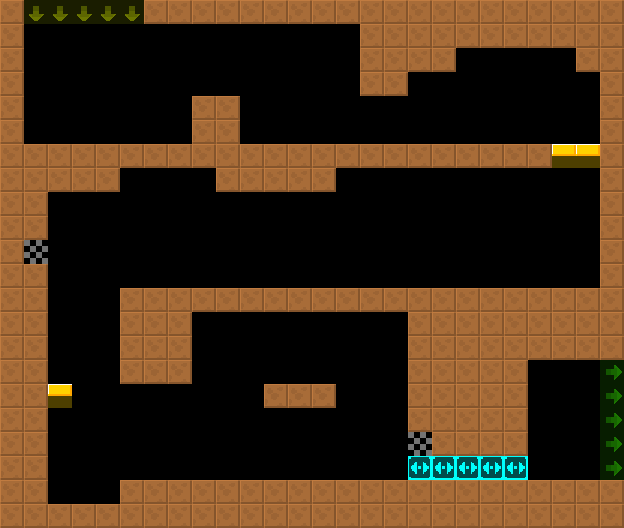

This game map was drawn from its Tiled (.tmx) file and the tilesets committed beside it. A one-line description and the trimmed map source follow:
An orthogonal 26x22 tile map with 24x24 px tiles, 2 tile layers (col, lnk), 2 tilesets and 11 objects (5x RetractableSpikes, 2x Spikes, 2x Shooter, 2x RotatingBall).

<map version="1.4" tiledversion="1.4.2" orientation="orthogonal" renderorder="right-down" width="26" height="22" tilewidth="24" tileheight="24" infinite="0" nextlayerid="4" nextobjectid="8">
 <tileset firstgid="6" source="../../lnk.tsx" />
 <tileset firstgid="1" source="../../col.tsx" />
 <layer id="1" name="col" width="26" height="22">
  <data>[572 cells, 243 non-empty, 4 distinct tile ids]</data>
 </layer>
 <layer id="2" name="lnk" width="26" height="22" opacity="0.5">
  <data>[572 cells, 10 non-empty, 2 distinct tile ids]</data>
 </layer>
 <objectgroup id="3" name="markers" opacity="0.5">
  <object id="1" name="RetractableSpikes" type="RetractableSpikes" x="192" y="72" width="48" height="24">
   <properties>
    <property name="yr" value="0" />
    <property name="xr" value="0" />
   </properties>
  </object>
  <object id="2" name="Spikes" type="Spikes" x="360" y="96" width="48" height="24">
   <properties>
    <property name="yr" value="0" />
    <property name="xr" value="0" />
   </properties>
  </object>
  <object id="3" name="RetractableSpikes" type="RetractableSpikes" x="24" y="120" width="168" height="24">
   <properties>
    <property name="yr" value="0" />
    <property name="xr" value="0" />
   </properties>
  </object>
  <object id="4" name="RetractableSpikes" type="RetractableSpikes" x="240" y="120" width="312" height="24">
   <properties>
    <property name="yr" value="0" />
    <property name="xr" value="0" />
   </properties>
  </object>
  <object id="5" name="Shooter" type="Shooter" x="24" y="240" width="24" height="24">
   <properties>
    <property name="yr" value="0" />
    <property name="xr" value="0" />
    <property name="customId" value="right_3" />
   </properties>
  </object>
  <object id="6" name="RetractableSpikes" type="RetractableSpikes" x="120" y="264" width="480" height="24">
   <properties>
    <property name="yr" value="0" />
    <property name="xr" value="0" />
   </properties>
  </object>
  <object id="7" name="Spikes" type="Spikes" x="192" y="312" width="72" height="24">
   <properties>
    <property name="yr" value="0" />
    <property name="xr" value="0" />
   </properties>
  </object>
  <object id="8" name="RotatingBall" type="RotatingBall" x="456" y="312" width="24" height="24">
   <properties>
    <property name="yr" value="0" />
    <property name="xr" value="0" />
   </properties>
  </object>
  <object id="9" name="RotatingBall" type="RotatingBall" x="144" y="336" width="24" height="24">
   <properties>
    <property name="yr" value="0" />
    <property name="xr" value="0" />
   </properties>
  </object>
  <object id="10" name="Shooter" type="Shooter" x="408" y="432" width="24" height="24">
   <properties>
    <property name="yr" value="0" />
    <property name="xr" value="0" />
    <property name="customId" value="left_3" />
   </properties>
  </object>
  <object id="11" name="RetractableSpikes" type="RetractableSpikes" x="120" y="456" width="408" height="24">
   <properties>
    <property name="yr" value="0" />
    <property name="xr" value="0" />
   </properties>
  </object>
 </objectgroup>
</map>
